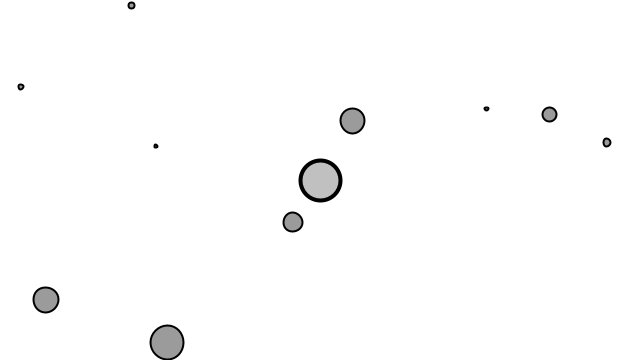
Frame 1 (no input)
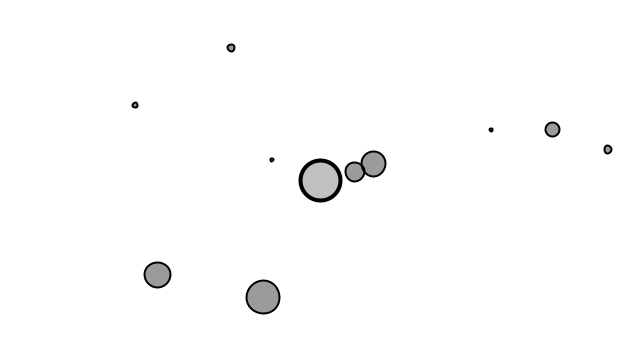
Frame 60 (the mouse pressed at the canvas centre just before this capture)
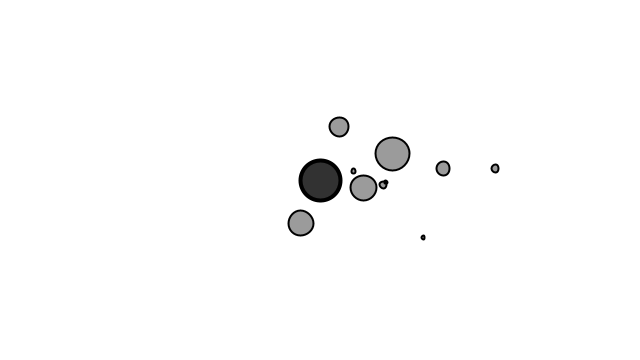
Frame 120 (the mouse held since frame 60 and released just before this capture)

The Processing sketch that drew these frames (run headless with seeded random() and noise(); from frame 60 on, the mouse is pressed at the canvas centre):

// Processing sketch: ex7_gravityMany
// ── ex7_gravityMany.pde
Mover[] movers = new Mover[10];

Attractor a;

void setup() {
  size(640, 360);
  for (int i = 0; i < movers.length; i++) {
    movers[i] = new Mover(random(0.1, 2), random(width), random(height));
  }
  a = new Attractor();
}

void draw() {
  background(255);

  a.display();
  a.drag();
  a.hover(mouseX, mouseY);

  for (int i = 0; i < movers.length; i++) {
    PVector force = a.attract(movers[i]);
    movers[i].applyForce(force);

    movers[i].update();
    movers[i].display();
  }
}

void mousePressed() {
  a.clicked(mouseX, mouseY);
}

void mouseReleased() {
  a.stopDragging();
}

// ── Attractor.pde

class Attractor {
  float mass;    
  float G;       
  PVector position;   
  boolean dragging = false; 
  boolean rollover = false; 
  PVector dragOffset;  

  Attractor() {
    position = new PVector(width/2,height/2);
    mass = 20;
    G = 1;
    dragOffset = new PVector(0.0,0.0);
  }

  PVector attract(Mover m) {
    PVector force = PVector.sub(position,m.position);   // direction of force
    float d = force.mag();                              // distance between objects
    d = constrain(d,5.0,25.0);                          // limiting 
    force.normalize();                                  // normalize vector
    float strength = (G * mass * m.mass) / (d * d);     // calculate gravitional force 
    force.mult(strength);                               // magnitude * direction
    return force;
  }

  void display() {
    ellipseMode(CENTER);
    strokeWeight(4);
    stroke(0);
    if (dragging) fill (50);
    else if (rollover) fill(100);
    else fill(175,200);
    ellipse(position.x,position.y,mass*2,mass*2);
  }

  void clicked(int mx, int my) {
    float d = dist(mx,my,position.x,position.y);
    if (d < mass) {
      dragging = true;
      dragOffset.x = position.x-mx;
      dragOffset.y = position.y-my;
    }
  }

  void hover(int mx, int my) {
    float d = dist(mx,my,position.x,position.y);
    if (d < mass) {
      rollover = true;
    } 
    else {
      rollover = false;
    }
  }

  void stopDragging() {
    dragging = false;
  }



  void drag() {
    if (dragging) {
      position.x = mouseX + dragOffset.x;
      position.y = mouseY + dragOffset.y;
    }
  }

}

// ── Mover.pde
class Mover {

  PVector position;
  PVector velocity;
  PVector acceleration;
  float mass;

  Mover(float m, float x, float y) {
    mass = m;
    position = new PVector(x, y);
    velocity = new PVector(1, 0);
    acceleration = new PVector(0, 0);
  }

  void applyForce(PVector force) {
    PVector f = PVector.div(force, mass);
    acceleration.add(f);
  }

  void update() {
    velocity.add(acceleration);
    position.add(velocity);
    acceleration.mult(0);
  }

  void display() {
    stroke(0);
    strokeWeight(2);
    fill(0,100);
    ellipse(position.x, position.y, mass*25, mass*25);
  }
}
